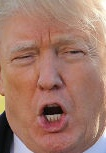
#> input picture dataset/real/face_112.jpg, 106 x 153 px; its folder holds 3 pictures in this run
$ python train_model.py
#> lines starting #> are read from the running program, lines starting #| are printed output that depends on the picture
import os
import cv2
import numpy as np
import joblib

from skimage.feature import hog
from sklearn.svm import SVC
from sklearn.model_selection import train_test_split
from sklearn.metrics import accuracy_score, classification_report
from sklearn.preprocessing import StandardScaler


# =========================================================
# SETTINGS
# =========================================================

DATASET_DIR = "dataset"

REAL_DIR = os.path.join(DATASET_DIR, "real")
FAKE_DIR = os.path.join(DATASET_DIR, "AI")

MODEL_DIR = "models"

MODEL_PATH = os.path.join(MODEL_DIR, "deepfake_svm.pkl")
SCALER_PATH = os.path.join(MODEL_DIR, "scaler.pkl")

IMAGE_SIZE = (128, 128)

os.makedirs(MODEL_DIR, exist_ok=True)


# =========================================================
# HOG FEATURE EXTRACTION
# =========================================================

def extract_features(image_path):

#> called with image_path = 'dataset/real/face_112.jpg'
    image = cv2.imread(image_path)
#> image is the input picture: shape (153, 106, 3); mean B, G, R 105.9, 120.1, 161.9

    if image is None:
        return None

    # Resize
    image = cv2.resize(image, IMAGE_SIZE)
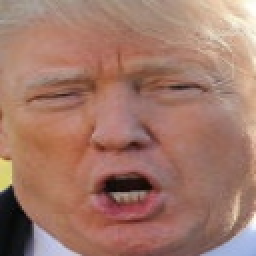
#> image: shape (128, 128, 3) (shown 2 times larger); mean B, G, R 105.8, 120, 161.9

    # Convert to grayscale
    gray = cv2.cvtColor(image, cv2.COLOR_BGR2GRAY)
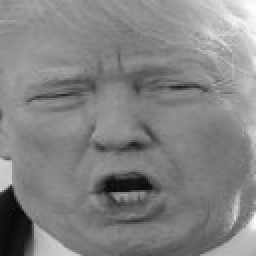
#> gray: shape (128, 128) (shown 2 times larger); min 4, max 254, mean 130.9

    # HOG features
    features = hog(
        gray,
        orientations=9,
        pixels_per_cell=(8, 8),
        cells_per_block=(2, 2),
        block_norm="L2-Hys"
    )
#> features = 8100 values, max 0.464 at index 7035, min 0 at index 172, mean 0.134

    return features


# =========================================================
# LOAD DATASET
# =========================================================

X = []
y = []

print("\n======================================")
print(" DEEPFAKE IMAGE DETECTION")
print("======================================")

print("\nLoading REAL images...")

real_count = 0

for filename in os.listdir(REAL_DIR):

    file_path = os.path.join(REAL_DIR, filename)

    if filename.lower().endswith(
        (".jpg", ".jpeg", ".png", ".webp")
    ):

        features = extract_features(file_path)

        if features is not None:

            X.append(features)

            # REAL = 0
            y.append(0)

            real_count += 1
#> pass 2 of the loop `for filename in os.listdir(REAL_DIR):`:
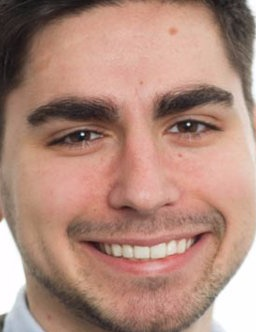
#> input picture dataset/real/face_131.jpg, 256 x 332 px
#> in extract_features, image is the input picture: shape (332, 256, 3); mean B, G, R 124.3, 138.2, 176.1
#> in extract_features (call 2), `image = cv2.resize(image, IMAGE_SIZE)`:
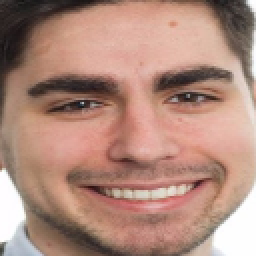
#> image: shape (128, 128, 3) (shown 2 times larger); mean B, G, R 124.2, 138.1, 175.9
#> in extract_features (call 2), `gray = cv2.cvtColor(image, cv2.COLOR_BGR2GRAY)`:
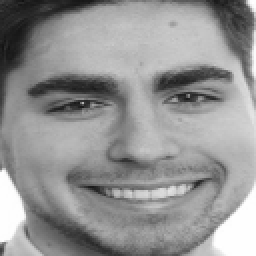
#> gray: shape (128, 128) (shown 2 times larger); min 18, max 255, mean 147.8
#> in extract_features (call 2), `features = hog( gray, orientations=9, pixels_per_cell=(8, 8), cells_pe..`: features = 8100 values, max 0.697 at index 7525, min 0 at index 25, mean 0.125
#> pass 3 of the loop `for filename in os.listdir(REAL_DIR):`:
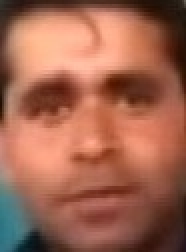
#> input picture dataset/real/face_148.jpg, 93 x 126 px (shown 2 times larger)
#> in extract_features, image is the input picture: shape (126, 93, 3); mean B, G, R 80, 100.6, 160.2
#> in extract_features (call 3), `image = cv2.resize(image, IMAGE_SIZE)`:
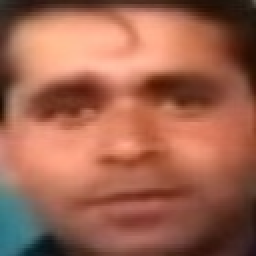
#> image: shape (128, 128, 3) (shown 2 times larger); mean B, G, R 79.8, 100.5, 160
#> in extract_features (call 3), `gray = cv2.cvtColor(image, cv2.COLOR_BGR2GRAY)`:
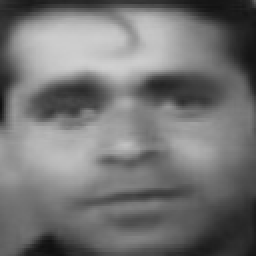
#> gray: shape (128, 128) (shown 2 times larger); min 14, max 208, mean 115.9
#> in extract_features (call 3), `features = hog( gray, orientations=9, pixels_per_cell=(8, 8), cells_pe..`: features = 8100 values, max 0.597 at index 688, min 0 at index 16, mean 0.107


print("REAL images loaded:", real_count)


print("\nLoading AI / FAKE images...")

fake_count = 0

#> (the run stopped early here; a loop or call above may not have finished)
